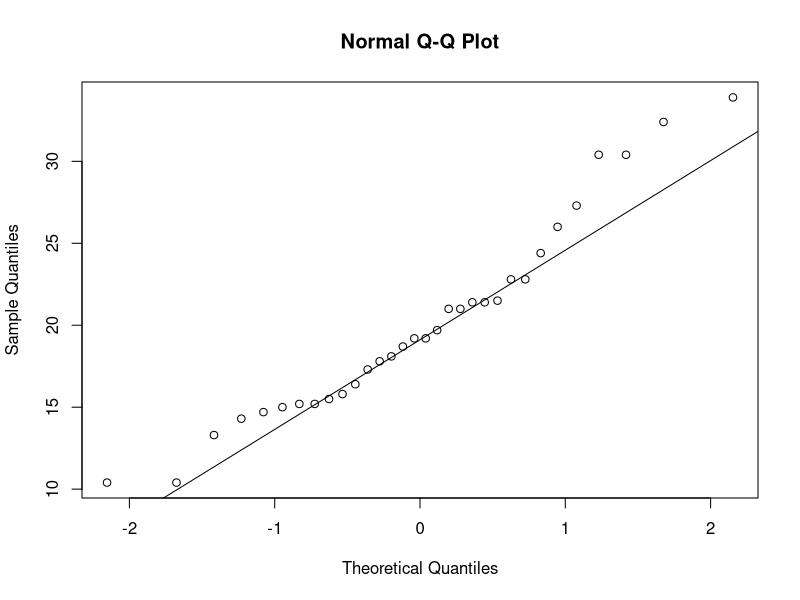
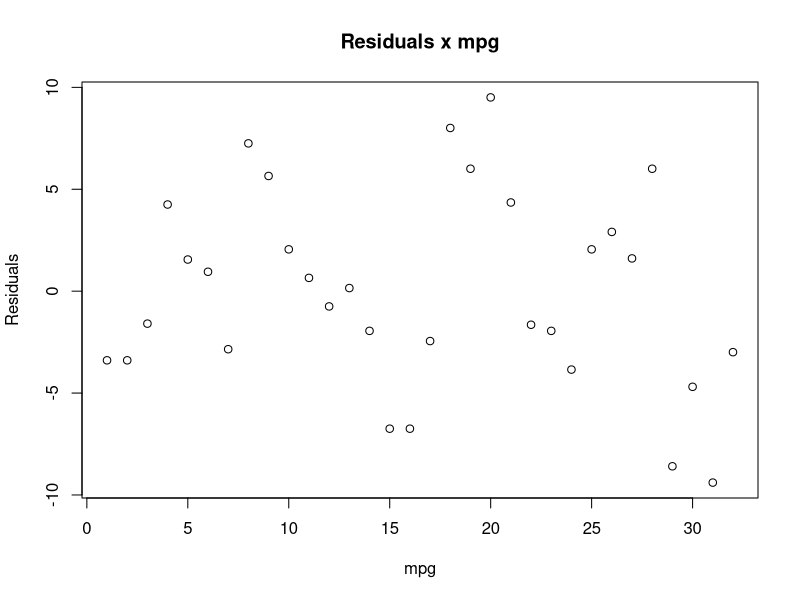
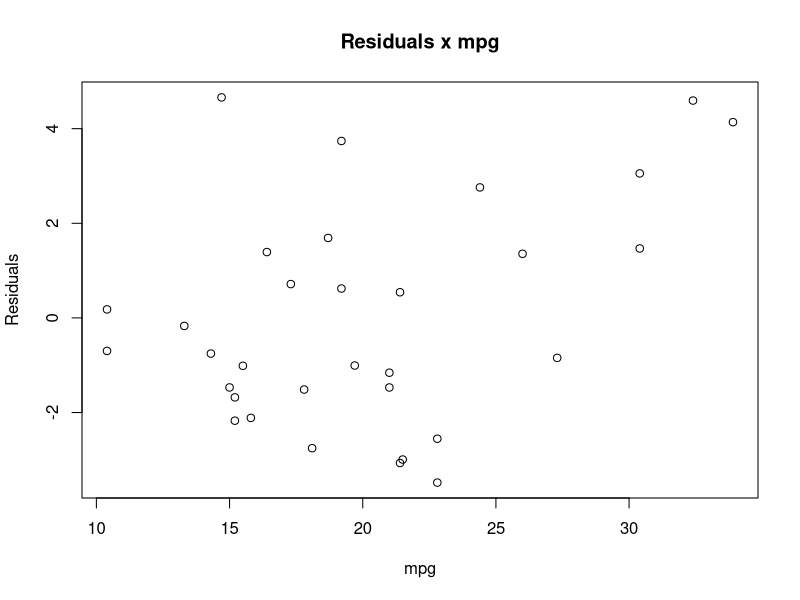

The R script that drew these images, in order:
## ---- chunk 1
qqnorm(mtcars$mpg)
qqline(mtcars$mpg) ## plots a line that goes from 0.25 to 0.75 quantile (2nd and 4th quantile)
## ---- chunk 2
plot(resid(lm(data=mtcars, formula=mpg ~ factor(am))), 
     ylab="Residuals", xlab="mpg", main="Residuals x mpg")
## ---- chunk 3
plot(mtcars$mpg, resid(lm(data=mtcars, formula=mpg~ wt + qsec -am + factor(am))), 
     ylab="Residuals", xlab="mpg", main="Residuals x mpg")
